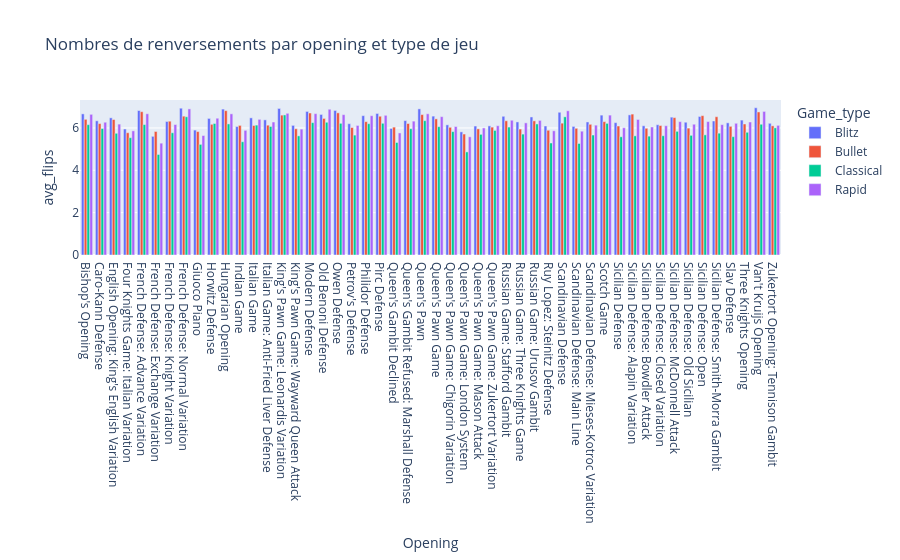

Write notebook code for a chart like this one.
### Markdown cell above
### Conclusion
Contrairment à notre hypothèse initiale, l'opening n'influence pas le nombre de renversement de situation, puique le nombre moyen a une très faible variance (entre 4 et 7).  

Toutefois, on peut observer un autre phénomène, qui est la corrélation entre le type de partie et le nombre de renversements.  
En effet, il existe un plus haut nombre de renversements dans les parties Blitz que la version classique. Cela peut s'expliquer par la pression du temps qui est beaucoup plus forte en Blitz.

### Code cell
#graphique
fig = px.bar(df_stats, x="Opening", y="avg_flips", title="Nombres de renversements par opening et type de jeu", color="Game_type", barmode="group")

fig.write_image("plots/nb_renversements_par_opening_type_jeu.png")
display(Image(filename="plots/nb_renversements_par_opening_type_jeu.png"))

fig.show()

### Figure 1 — Plotly figure (JSON) as saved in the notebook; plotly's stock layout.template omitted (floating-point values rounded to 4 significant figures)
{"data": [{"alignmentgroup": "True", "hovertemplate": "Game_type=Blitz<br>Opening=%{x}<br>avg_flips=%{y}<extra></extra>", "legendgroup": "Blitz", "marker": {"color": "#636efa", "pattern": {"shape": ""}}, "name": "Blitz", "offsetgroup": "Blitz", "orientation": "v", "showlegend": true, "textposition": "auto", "type": "bar", "x": ["Bishop's Opening", "Caro-Kann Defense", "English Opening: King's English Variation", "Four Knights Game: Italian Variation", "French Defense: Advance Variation", "French Defense: Exchange Variation", "French Defense: Knight Variation", "French Defense: Normal Variation", "Giuoco Piano", "Horwitz Defense", "Hungarian Opening", "Indian Game", "Italian Game", "Italian Game: Anti-Fried Liver Defense", "King's Pawn Game: Leonardis Variation", "King's Pawn Game: Wayward Queen Attack", "Modern Defense", "Old Benoni Defense", "Owen Defense", "Petrov's Defense", "Philidor Defense", "Pirc Defense", "Queen's Gambit Declined", "Queen's Gambit Refused: Marshall Defense", "Queen's Pawn", "Queen's Pawn Game", "Queen's Pawn Game: Chigorin Variation", "Queen's Pawn Game: London System", "Queen's Pawn Game: Mason Attack", "Queen's Pawn Game: Zukertort Variation", "Russian Game: Stafford Gambit", "Russian Game: Three Knights Game", "Russian Game: Urusov Gambit", "Ruy Lopez: Steinitz Defense", "Scandinavian Defense", "Scandinavian Defense: Main Line", "Scandinavian Defense: Mieses-Kotroc Variation", "Scotch Game", "Sicilian Defense", "Sicilian Defense: Alapin Variation", "Sicilian Defense: Bowdler Attack", "Sicilian Defense: Closed Variation", "Sicilian Defense: McDonnell Attack", "Sicilian Defense: Old Sicilian", "Sicilian Defense: Open", "Sicilian Defense: Smith-Morra Gambit", "Slav Defense", "Three Knights Opening", "Van't Kruijs Opening", "Zukertort Opening: Tennison Gambit"], "xaxis": "x", "y": [6.664, 6.337, 6.478, 5.949, 6.821, 5.604, 6.306, 6.932, 5.899, 6.449, 6.89, 6.066, 6.477, 6.382, 6.921, 6.121, 6.78, 6.638, 6.826, 6.201, 6.58, 6.684, 5.975, 6.347, 6.901, 6.558, 6.147, 5.815, 6.09, 6.098, 6.55, 6.284, 6.518, 6.093, 6.74, 6.072, 6.283, 6.605, 6.25, 6.617, 6.101, 6.152, 6.509, 6.27, 6.542, 6.328, 6.241, 6.37, 6.954, 6.219], "yaxis": "y"}, {"alignmentgroup": "True", "hovertemplate": "Game_type=Bullet<br>Opening=%{x}<br>avg_flips=%{y}<extra></extra>", "legendgroup": "Bullet", "marker": {"color": "#EF553B", "pattern": {"shape": ""}}, "name": "Bullet", "offsetgroup": "Bullet", "orientation": "v", "showlegend": true, "textposition": "auto", "type": "bar", "x": ["Bishop's Opening", "Caro-Kann Defense", "English Opening: King's English Variation", "Four Knights Game: Italian Variation", "French Defense: Advance Variation", "French Defense: Exchange Variation", "French Defense: Knight Variation", "French Defense: Normal Variation", "Giuoco Piano", "Horwitz Defense", "Hungarian Opening", "Indian Game", "Italian Game", "Italian Game: Anti-Fried Liver Defense", "King's Pawn Game: Leonardis Variation", "King's Pawn Game: Wayward Queen Attack", "Modern Defense", "Old Benoni Defense", "Owen Defense", "Petrov's Defense", "Philidor Defense", "Pirc Defense", "Queen's Gambit Declined", "Queen's Gambit Refused: Marshall Defense", "Queen's Pawn", "Queen's Pawn Game", "Queen's Pawn Game: Chigorin Variation", "Queen's Pawn Game: London System", "Queen's Pawn Game: Mason Attack", "Queen's Pawn Game: Zukertort Variation", "Russian Game: Stafford Gambit", "Russian Game: Three Knights Game", "Russian Game: Urusov Gambit", "Ruy Lopez: Steinitz Defense", "Scandinavian Defense", "Scandinavian Defense: Main Line", "Scandinavian Defense: Mieses-Kotroc Variation", "Scotch Game", "Sicilian Defense", "Sicilian Defense: Alapin Variation", "Sicilian Defense: Bowdler Attack", "Sicilian Defense: Closed Variation", "Sicilian Defense: McDonnell Attack", "Sicilian Defense: Old Sicilian", "Sicilian Defense: Open", "Sicilian Defense: Smith-Morra Gambit", "Slav Defense", "Three Knights Opening", "Van't Kruijs Opening", "Zukertort Opening: Tennison Gambit"], "xaxis": "x", "y": [6.407, 6.206, 6.397, 5.774, 6.767, 5.833, 6.319, 6.555, 5.828, 6.173, 6.816, 6.12, 6.116, 6.13, 6.605, 5.961, 6.705, 6.449, 6.713, 6.018, 6.297, 6.552, 6.039, 6.208, 6.63, 6.429, 6.031, 5.712, 5.956, 6.038, 6.338, 5.947, 6.335, 5.891, 6.226, 5.983, 6.172, 6.297, 6.091, 6.654, 5.985, 6.114, 6.487, 5.991, 6.58, 6.529, 6.076, 6.188, 6.755, 6.099], "yaxis": "y"}, {"alignmentgroup": "True", "hovertemplate": "Game_type=Classical<br>Opening=%{x}<br>avg_flips=%{y}<extra></extra>", "legendgroup": "Classical", "marker": {"color": "#00cc96", "pattern": {"shape": ""}}, "name": "Classical", "offsetgroup": "Classical", "orientation": "v", "showlegend": true, "textposition": "auto", "type": "bar", "x": ["Bishop's Opening", "Caro-Kann Defense", "English Opening: King's English Variation", "Four Knights Game: Italian Variation", "French Defense: Advance Variation", "French Defense: Exchange Variation", "French Defense: Knight Variation", "French Defense: Normal Variation", "Giuoco Piano", "Horwitz Defense", "Hungarian Opening", "Indian Game", "Italian Game", "Italian Game: Anti-Fried Liver Defense", "King's Pawn Game: Leonardis Variation", "King's Pawn Game: Wayward Queen Attack", "Modern Defense", "Old Benoni Defense", "Owen Defense", "Petrov's Defense", "Philidor Defense", "Pirc Defense", "Queen's Gambit Declined", "Queen's Gambit Refused: Marshall Defense", "Queen's Pawn", "Queen's Pawn Game", "Queen's Pawn Game: Chigorin Variation", "Queen's Pawn Game: London System", "Queen's Pawn Game: Mason Attack", "Queen's Pawn Game: Zukertort Variation", "Russian Game: Stafford Gambit", "Russian Game: Three Knights Game", "Russian Game: Urusov Gambit", "Ruy Lopez: Steinitz Defense", "Scandinavian Defense", "Scandinavian Defense: Main Line", "Scandinavian Defense: Mieses-Kotroc Variation", "Scotch Game", "Sicilian Defense", "Sicilian Defense: Alapin Variation", "Sicilian Defense: Bowdler Attack", "Sicilian Defense: Closed Variation", "Sicilian Defense: McDonnell Attack", "Sicilian Defense: Old Sicilian", "Sicilian Defense: Open", "Sicilian Defense: Smith-Morra Gambit", "Slav Defense", "Three Knights Opening", "Van't Kruijs Opening", "Zukertort Opening: Tennison Gambit"], "xaxis": "x", "y": [6.155, 5.972, 5.748, 5.539, 6.159, 4.748, 5.773, 6.527, 5.225, 6.21, 6.19, 5.348, 6.134, 6.07, 6.615, 5.626, 6.251, 6.269, 6.219, 5.662, 6.2, 6.22, 5.314, 5.964, 6.344, 6.06, 5.827, 4.869, 5.698, 5.884, 6.042, 5.709, 6.189, 5.29, 6.526, 5.267, 5.665, 6.216, 5.583, 5.628, 5.613, 5.632, 5.84, 5.651, 5.674, 5.753, 5.589, 5.796, 6.174, 6.006], "yaxis": "y"}, {"alignmentgroup": "True", "hovertemplate": "Game_type=Rapid<br>Opening=%{x}<br>avg_flips=%{y}<extra></extra>", "legendgroup": "Rapid", "marker": {"color": "#ab63fa", "pattern": {"shape": ""}}, "name": "Rapid", "offsetgroup": "Rapid", "orientation": "v", "showlegend": true, "textposition": "auto", "type": "bar", "x": ["Bishop's Opening", "Caro-Kann Defense", "English Opening: King's English Variation", "Four Knights Game: Italian Variation", "French Defense: Advance Variation", "French Defense: Exchange Variation", "French Defense: Knight Variation", "French Defense: Normal Variation", "Giuoco Piano", "Horwitz Defense", "Hungarian Opening", "Indian Game", "Italian Game", "Italian Game: Anti-Fried Liver Defense", "King's Pawn Game: Leonardis Variation", "King's Pawn Game: Wayward Queen Attack", "Modern Defense", "Old Benoni Defense", "Owen Defense", "Petrov's Defense", "Philidor Defense", "Pirc Defense", "Queen's Gambit Declined", "Queen's Gambit Refused: Marshall Defense", "Queen's Pawn", "Queen's Pawn Game", "Queen's Pawn Game: Chigorin Variation", "Queen's Pawn Game: London System", "Queen's Pawn Game: Mason Attack", "Queen's Pawn Game: Zukertort Variation", "Russian Game: Stafford Gambit", "Russian Game: Three Knights Game", "Russian Game: Urusov Gambit", "Ruy Lopez: Steinitz Defense", "Scandinavian Defense", "Scandinavian Defense: Main Line", "Scandinavian Defense: Mieses-Kotroc Variation", "Scotch Game", "Sicilian Defense", "Sicilian Defense: Alapin Variation", "Sicilian Defense: Bowdler Attack", "Sicilian Defense: Closed Variation", "Sicilian Defense: McDonnell Attack", "Sicilian Defense: Old Sicilian", "Sicilian Defense: Open", "Sicilian Defense: Smith-Morra Gambit", "Slav Defense", "Three Knights Opening", "Van't Kruijs Opening", "Zukertort Opening: Tennison Gambit"], "xaxis": "x", "y": [6.643, 6.27, 6.181, 5.863, 6.669, 5.281, 6.162, 6.899, 5.642, 6.459, 6.666, 5.887, 6.407, 6.28, 6.691, 5.945, 6.675, 6.883, 6.627, 6.118, 6.578, 6.596, 5.764, 6.321, 6.668, 6.533, 6.067, 5.581, 5.999, 6.105, 6.364, 6.24, 6.356, 5.867, 6.81, 5.846, 6.131, 6.606, 6.01, 6.4, 6.044, 6.105, 6.298, 6.176, 6.3, 6.156, 6.22, 6.28, 6.78, 6.122], "yaxis": "y"}], "layout": {"barmode": "group", "legend": {"title": {"text": "Game_type"}, "tracegroupgap": 0}, "title": {"text": "Nombres de renversements par opening et type de jeu"}, "xaxis": {"anchor": "y", "domain": [0, 1], "title": {"text": "Opening"}}, "yaxis": {"anchor": "x", "domain": [0, 1], "title": {"text": "avg_flips"}}}}
